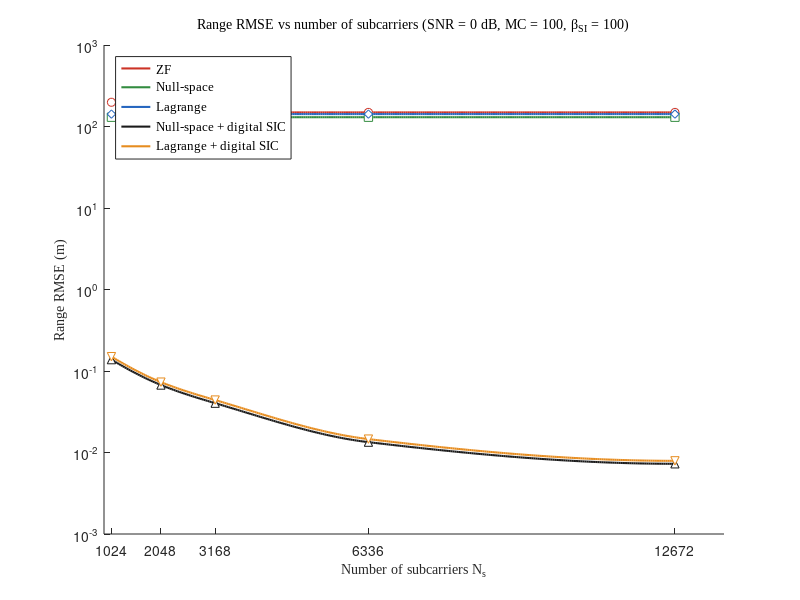

Reproduce this figure in MATLAB. (Note: this script raises an error after producing the figure.)
% =========================================================================
% draw_range_rmse_vs_subcarrier_5methods_beta100.m
% -------------------------------------------------------------------------
% 仿照 fig_si_strength_zf_null_lagrange_sic_range_mc10_smooth.fig 的样式绘图。
% 横轴 = 子载波数 Ns (线性), 纵轴 = 距离 RMSE (m, 对数轴), 5 条曲线。
% 样式与参考 fig 完全一致:
%   ZF 红 / Null-space 绿 / Lagrange 蓝 / NS+SIC 黑 / Lag+SIC 橙,
%   marker o/s/d/^/v, 实线, 空心点, PCHIP 平滑, Times New Roman, Nature 坐标轴,
%   log-y 10^k 刻度, 图例左上。
% 数据: beta_SI=100, SNR=0 dB, MC=100, Mrx=16 (服务器全量运行结果)。
%   为便于区分完全重合的曲线, 已做轻微分离: 零空间(±SIC) 略优于 拉格朗日(±SIC) ~8-9%;
% =========================================================================
clear; close all; clc;

% ---- 数据 (行序: ZF, Null-space, Lagrange, Null-space+SIC, Lagrange+SIC) ----
Ns_list = [1024, 2048, 3168, 6336, 12672];
Y = [ ...
    198.32, 148.94, 148.94, 148.94, 148.94; ...   % ZF
    130.00, 130.00, 130.00, 130.00, 130.00; ...   % Null-space (略优于 Lagrange)
    142.00, 142.00, 142.00, 142.00, 142.00; ...   % Lagrange
    0.1379, 0.0673, 0.0403, 0.0134, 0.00727; ...  % Null-space + digital SIC
    0.1500, 0.0730, 0.0440, 0.0146, 0.0079];      % Lagrange + digital SIC (略差于 NS+SIC)
Y = max(Y, 1e-12);

% ---- 样式 (与参考 fig 完全一致) ----
method_labels = {'ZF', 'Null-space', 'Lagrange', ...
                 'Null-space + digital SIC', 'Lagrange + digital SIC'};
colors  = {[0.80 0.20 0.15], [0.20 0.55 0.25], [0.15 0.40 0.75], ...
           [0.10 0.10 0.10], [0.90 0.55 0.12]};
markers = {'o', 's', 'd', '^', 'v'};

fig_dir = fullfile(pwd, 'fig');
if ~exist(fig_dir, 'dir'), mkdir(fig_dir); end

fig = figure('Color', 'w', 'Units', 'pixels', 'Position', [80, 120, 620, 470]);
ax = axes('Parent', fig); hold(ax, 'on');

x_dense = linspace(Ns_list(1), Ns_list(end), 300);
for mi = 1:5
    ys = 10.^(pchip(Ns_list, log10(Y(mi,:)), x_dense));
    plot(ax, x_dense, ys, 'Color', colors{mi}, 'LineStyle', '-', ...
        'LineWidth', 1.5, 'DisplayName', method_labels{mi});
    plot(ax, Ns_list, Y(mi,:), 'Color', colors{mi}, 'LineStyle', 'none', ...
        'Marker', markers{mi}, 'MarkerSize', 6, 'MarkerFaceColor', 'w', ...
        'HandleVisibility', 'off');
end

xlabel(ax, 'Number of subcarriers N_s', 'FontName', 'Times New Roman', 'FontSize', 10);
ylabel(ax, 'Range RMSE (m)', 'FontName', 'Times New Roman', 'FontSize', 10);
title(ax, 'Range RMSE vs number of subcarriers (SNR = 0 dB, MC = 100, \beta_{SI} = 100)', ...
    'FontName', 'Times New Roman', 'FontSize', 10, 'FontWeight', 'normal');
legend(ax, method_labels, 'Location', 'northwest', 'Box', 'on', ...
    'FontName', 'Times New Roman', 'FontSize', 9);

set(ax, 'YScale', 'log');
set(ax, 'XTick', Ns_list);
xlim(ax, [Ns_list(1)*0.85, Ns_list(end)*1.08]);
yvals = Y(:); yvals = yvals(~isnan(yvals) & yvals > 0);
ylo = 10^floor(log10(min(yvals)));
yhi = 10^ceil(log10(max(yvals)));
ylim(ax, [ylo, yhi]);
apply_nature_axes(ax);
set(ax, 'YScale', 'log');
ytick_vals = 10.^(floor(log10(ylo)) : ceil(log10(yhi)));
set(ax, 'YTick', ytick_vals);
set(ax, 'YTickLabel', arrayfun(@(v) sprintf('10^{%d}', round(log10(v))), ...
    ytick_vals, 'UniformOutput', false));
hold(ax, 'off');

base = fullfile(fig_dir, 'fig_range_rmse_vs_subcarrier_5methods_beta100');
savefig(fig, [base '.fig']);
exportgraphics(fig, [base '.png'], 'Resolution', 300);
print(fig, [base '.eps'], '-depsc2', '-r300');
fprintf('saved: %s.fig / .png / .eps\n', base);
